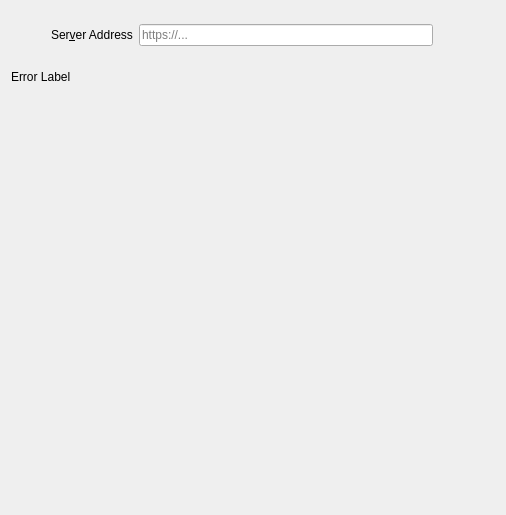
<?xml version="1.0" encoding="UTF-8"?>
<ui version="4.0">
 <class>OwncloudSetupPage</class>
 <widget class="QWidget" name="OwncloudSetupPage">
  <property name="geometry">
   <rect>
    <x>0</x>
    <y>0</y>
    <width>506</width>
    <height>515</height>
   </rect>
  </property>
  <property name="sizePolicy">
   <sizepolicy hsizetype="Preferred" vsizetype="Maximum">
    <horstretch>0</horstretch>
    <verstretch>0</verstretch>
   </sizepolicy>
  </property>
  <property name="windowTitle">
   <string>Form</string>
  </property>
  <layout class="QVBoxLayout" name="verticalLayout_2">
   <item>
    <layout class="QHBoxLayout" name="horizontalLayout_2">
     <item>
      <spacer name="horizontalSpacer">
       <property name="orientation">
        <enum>Qt::Horizontal</enum>
       </property>
       <property name="sizeType">
        <enum>QSizePolicy::Minimum</enum>
       </property>
       <property name="sizeHint" stdset="0">
        <size>
         <width>40</width>
         <height>20</height>
        </size>
       </property>
      </spacer>
     </item>
     <item>
      <layout class="QVBoxLayout" name="verticalLayout">
       <item>
        <spacer name="verticalSpacer_2">
         <property name="orientation">
          <enum>Qt::Vertical</enum>
         </property>
         <property name="sizeType">
          <enum>QSizePolicy::Minimum</enum>
         </property>
         <property name="sizeHint" stdset="0">
          <size>
           <width>20</width>
           <height>13</height>
          </size>
         </property>
        </spacer>
       </item>
       <item>
        <layout class="QHBoxLayout" name="horizontalLayout">
         <item>
          <widget class="QLabel" name="label_2">
           <property name="text">
            <string>Ser&amp;ver Address</string>
           </property>
           <property name="buddy">
            <cstring>leUrl</cstring>
           </property>
          </widget>
         </item>
         <item>
          <widget class="OCC::PostfixLineEdit" name="leUrl">
           <property name="sizePolicy">
            <sizepolicy hsizetype="MinimumExpanding" vsizetype="Preferred">
             <horstretch>0</horstretch>
             <verstretch>0</verstretch>
            </sizepolicy>
           </property>
           <property name="placeholderText">
            <string>https://...</string>
           </property>
          </widget>
         </item>
         <item>
          <widget class="QLabel" name="urlLabel">
           <property name="sizePolicy">
            <sizepolicy hsizetype="Fixed" vsizetype="Fixed">
             <horstretch>0</horstretch>
             <verstretch>0</verstretch>
            </sizepolicy>
           </property>
           <property name="minimumSize">
            <size>
             <width>16</width>
             <height>16</height>
            </size>
           </property>
           <property name="maximumSize">
            <size>
             <width>16</width>
             <height>16</height>
            </size>
           </property>
           <property name="text">
            <string/>
           </property>
           <property name="pixmap">
            <pixmap resource="../../../client.qrc">:/client/resources/light/lock-https.svg</pixmap>
           </property>
           <property name="scaledContents">
            <bool>true</bool>
           </property>
          </widget>
         </item>
        </layout>
       </item>
       <item>
        <spacer name="verticalSpacer_3">
         <property name="orientation">
          <enum>Qt::Vertical</enum>
         </property>
         <property name="sizeType">
          <enum>QSizePolicy::Minimum</enum>
         </property>
         <property name="sizeHint" stdset="0">
          <size>
           <width>20</width>
           <height>18</height>
          </size>
         </property>
        </spacer>
       </item>
      </layout>
     </item>
     <item>
      <spacer name="horizontalSpacer_2">
       <property name="orientation">
        <enum>Qt::Horizontal</enum>
       </property>
       <property name="sizeType">
        <enum>QSizePolicy::Minimum</enum>
       </property>
       <property name="sizeHint" stdset="0">
        <size>
         <width>40</width>
         <height>20</height>
        </size>
       </property>
      </spacer>
     </item>
    </layout>
   </item>
   <item>
    <widget class="QLabel" name="errorLabel">
     <property name="sizePolicy">
      <sizepolicy hsizetype="MinimumExpanding" vsizetype="Maximum">
       <horstretch>0</horstretch>
       <verstretch>0</verstretch>
      </sizepolicy>
     </property>
     <property name="text">
      <string>Error Label</string>
     </property>
     <property name="textFormat">
      <enum>Qt::RichText</enum>
     </property>
     <property name="openExternalLinks">
      <bool>true</bool>
     </property>
    </widget>
   </item>
   <item>
    <spacer name="verticalSpacer">
     <property name="orientation">
      <enum>Qt::Vertical</enum>
     </property>
     <property name="sizeType">
      <enum>QSizePolicy::MinimumExpanding</enum>
     </property>
     <property name="sizeHint" stdset="0">
      <size>
       <width>20</width>
       <height>200</height>
      </size>
     </property>
    </spacer>
   </item>
   <item>
    <layout class="QHBoxLayout" name="resultLayout">
     <property name="spacing">
      <number>0</number>
     </property>
    </layout>
   </item>
  </layout>
 </widget>
 <customwidgets>
  <customwidget>
   <class>OCC::PostfixLineEdit</class>
   <extends>QLineEdit</extends>
   <header>wizard/postfixlineedit.h</header>
  </customwidget>
 </customwidgets>
 <resources>
  <include location="../../../client.qrc"/>
 </resources>
 <connections/>
</ui>
